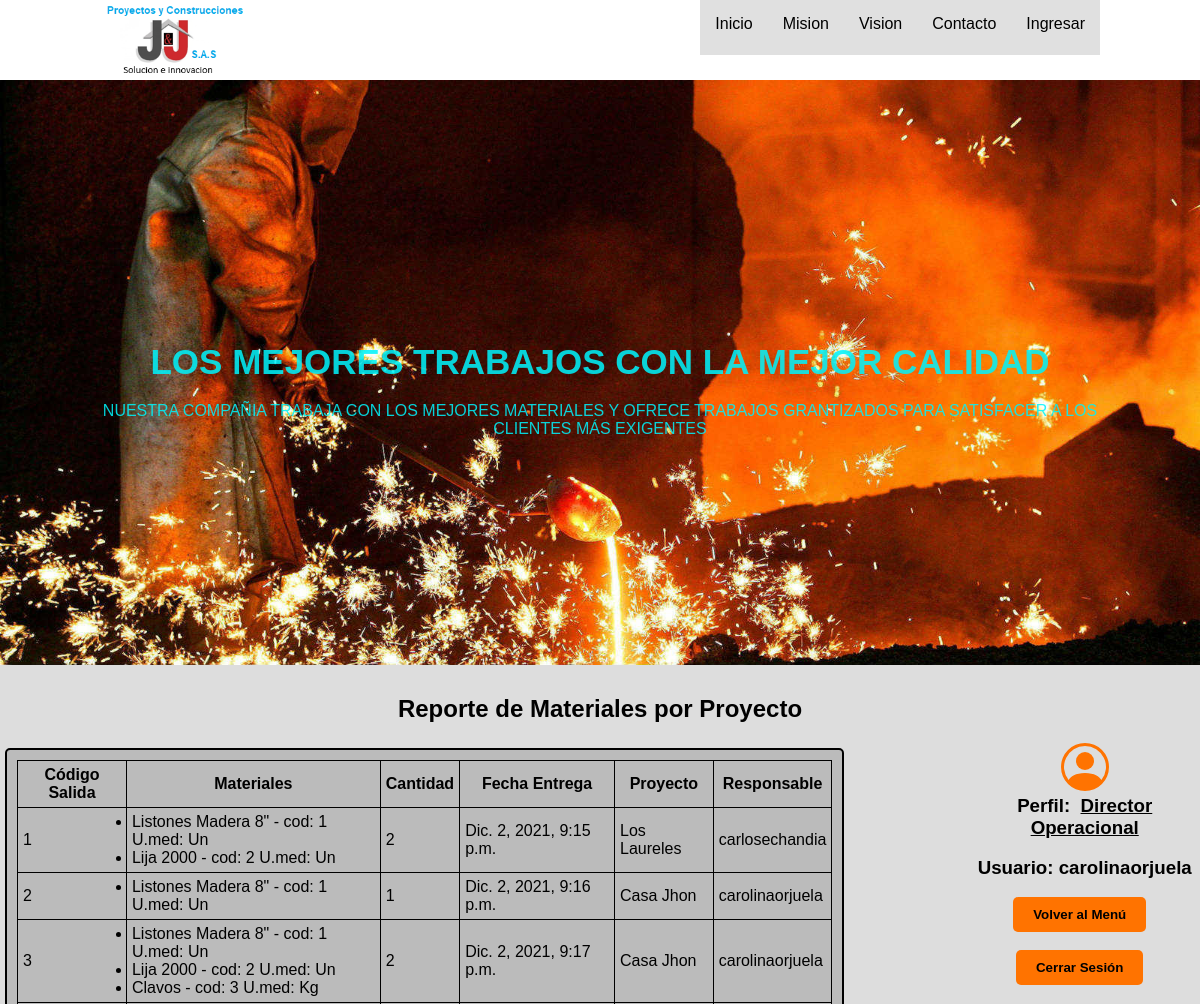
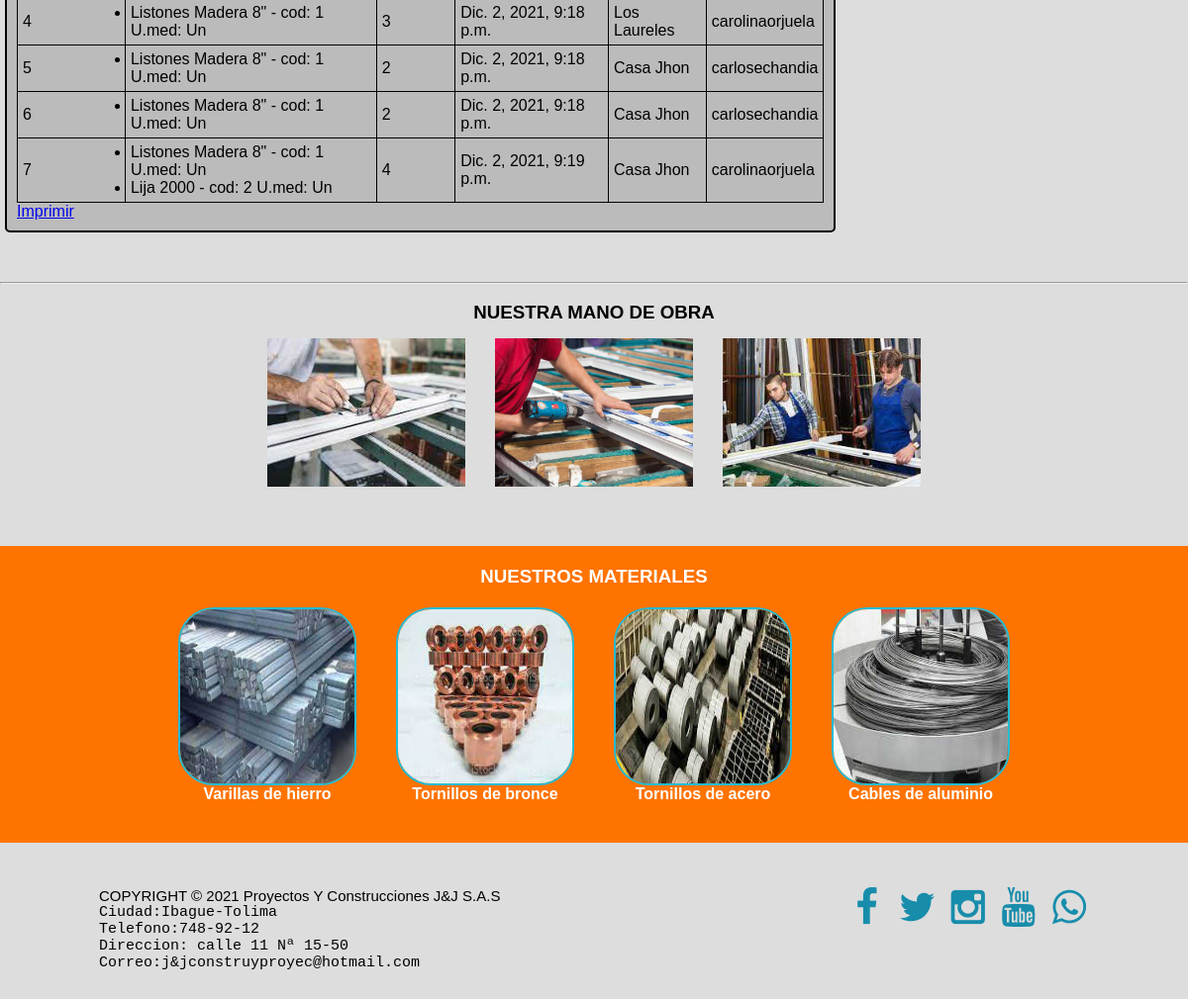
Screenshot of /operaciones/operativoreporteporproyecto (signed in) with the database file from the repository (2 pictures, top to bottom).
### operaciones/models.py (models this page shows)
class ordenes_salida_materiaprima (models.Model):
    codigo_orden_salida = models.AutoField(
        primary_key=True)  # llave primaria
    producto = ManyToManyField(Materia_prima)
    cantidad_entregada = models.PositiveIntegerField()
    fecha_entrega_materiaprima = models.DateTimeField(auto_now_add=True)
    proyecto_destino = models.ForeignKey(
        Proyectos, null=False, on_delete=models.CASCADE)  # llave foranea
    empleado_responsable = models.ForeignKey(
        CustomUser, null=False, on_delete=models.CASCADE)  # llave foranea
    def material(self):
        return ', '.join([Materia_prima.nombre_producto for Materia_prima in self.producto.all()])
    material.short_description = "Materia_prima"

class Materia_prima (models.Model):
    codigo_producto = models.AutoField(primary_key=True)  # llave primaria
    nombre_producto = models.CharField(max_length=100)
    fecha_ingreso_materiaprima = models.DateTimeField(auto_now_add=True)
    unidades = [
        ("Un", "Unidad"), ("Lb", "Libras"), ("Kg", "Kilogramos"),
        ("In", "Pulgadas"), ("Cm", "Centimetros"), ("Mt", "Metros"),
        ("Pi", "Pies"), ("M2", "Metros Cuadrados"), ("M3", "Metros Cubicos"),
        ("Lt", "Litros"), ("Ml", "Mililitros"), ("Gl", "Galones"),
        ("1/16", "1/16 de Galón"), ("1/8", "1/8 de Galón"),
        ("1/4", "1/4 de Galón"), ("1/2", "1/2 Galón"),
    ]
    unidad_de_medida = models.CharField(
        max_length=15, choices=unidades, default="Un")
    precio_unitario = models.PositiveIntegerField()
    marca = models.CharField(max_length=100, null=True)
    Proveedores_cod_proveedor = ManyToManyField(Proveedores)
    def Proveedor(self):
        return ', '.join([Proveedores.nombre_proveedor for Proveedores in self.Proveedores_cod_proveedor.all()])
    Proveedor.short_description = "Proveedores"
    def __str__(self):
        return f"{self.nombre_producto} - cod: {self.codigo_producto} U.med: {self.unidad_de_medida}"

class Proyectos (models.Model):
    codigo_proyecto = models.AutoField(primary_key=True)  # llave primaria
    nombre_proyecto = models.CharField(max_length=100)
    direccion_proyecto = models.CharField(max_length=100)
    descripcion_proyecto = models.TextField()
    estado = [
        ("Act", "Activo"),
        ("Ter", "Terminado"),
        ("Na", "No Asignado"),
    ]
    estado_proyecto = models.CharField(
        max_length=12, choices=estado, default="Na")
    empleado_responsable = models.ForeignKey(
        CustomUser, null=False, on_delete=models.CASCADE)  # llave foranea
    def __str__(self):
        return f"{self.nombre_proyecto}"

class CustomUser(AbstractUser):
    identificacion = models.PositiveBigIntegerField(
        default="0000000000")
    cargos = [
        ("Gerente General", "Director General"),
        ("Director Operacional", "Director Operacional"),
        ("Almacenista", "Almacenista"),
        ("Contratista", "Contratista")
    ]
    cargo_empleado = models.CharField(
        max_length=50, choices=cargos, default="Contratista")
    telefono_empleado = models.PositiveBigIntegerField(default="0000000000")
    correo_empleado = models.EmailField(default="ejemplo@ejemplo.com")

### operaciones/views.py (the view)
# urls.py: path("operativoreporteporproyecto", views.operativoreporteporproyecto,
@login_required(login_url="/inventarios/ingresar")
def operativoreporteporproyecto(request):
    materiales_entregados = ordenes_salida_materiaprima.objects.all()
    return render(request, "operaciones/operativoreporteporproyecto.html", {
        "materiales_entregados": materiales_entregados
    })

### operaciones/templates/operaciones/operativoreporteporproyecto.html (shortened to what this page needs)
{% extends "inventarios/layout.html" %}
{% block main %}
      <div class="centering">
            <h2>Reporte de Materiales por Proyecto</h2>
      </div>
      <section id="bflex">
            <br>
            <div class="floatLeftTabla">
                  <table>
                        <tr>
                              <th><h4>Código Salida</h4></th>
                              <th><h4>Materiales</h4></th>
                              <th><h4>Cantidad</h4></th>
                              <th><h4>Fecha Entrega</h4></th>
                              <th><h4>Proyecto</h4></th>
                              <th><h4>Responsable</h4></th>
                        </tr>
                        {% for producto in materiales_entregados %}
                                <tr>
                                    <td><p>{{ producto.codigo_orden_salida }}</p></td>
                                    <td>
                                            <ul>
                                                {% for producto in producto.producto.all %}
                                                        <li>{{ producto }}</li>
                                                {% endfor %}
                                            </ul>
                                    </td>
                                    <td><p>{{ producto.cantidad_entregada }}</p></td>
                                    <td><p>{{ producto.fecha_entrega_materiaprima }}</p></td>
                                    <td><p>{{ producto.proyecto_destino }}</p></td>
                                    <td><p>{{ producto.empleado_responsable }}</p></td>
                                </tr>
                        {% endfor %}
                  </table>
                    <a href="#">Imprimir</a>
            </div>
            <div class="floatRight">
                  <h3>Perfil:&nbsp;&nbsp;<u>{{ user.cargo_empleado }}</u></h3>
                  <br>
                  {% if user.is_authenticated %}
                        <h3>Usuario: {{ user.username }}</h3>
                  {% endif %}
                  <br>
                  <div class="centering logout">
                        <form action="{% url 'operaciones:redireccionoperativo' %}" method="post">
                              <input autofocus type="submit" Value="Volver al Menú" class="logout" title="Volver al Menú {{ user.cargo_empleado }}">
                        </form>
                  </div>
                  <br>
                  <div class="centering logout">
                        <form action="{% url 'inventarios:salir' %}" method="post">
                              <input type="submit" value="Cerrar Sesión" class="logout" title="Cerrar Sesión {{ user.cargo_empleado }}">
                        </form>
                  </div>
            </div>
            <br><br>
      </section>
{% endblock %}

### inventarios/static/inventarios/styles.css (style rules this page uses)
* { margin: 0; padding: 0; box-sizing: border-box; }
body { font-family: "Franklin Gothic Medium", "Arial Narrow", Arial, sans-serif; background-color: #ddd; }
section { width: 100%; margin-bottom: 45px; text-align: center; top: -30px; }
h2 { margin-bottom: 20px; }
#bflex { text-align: center; width: 100%; display: flex; right: 0%; }
.floatRight { float: right; margin: 0 0 0 10%; }
.floatLeftTabla { float: left; margin-left: 30px; border: 2px solid black; text-align: left; padding: 10px; margin: 5px; border-radius: 5px; background-color: #bbb; display: block; }
#bien h3, h4 { text-align: center; }
.centering { width: 100%; height: auto; display: flex; justify-content: center; text-align: center; }
.LoginForm input[type="submit"], .centering input[type="submit"] { transition: O.3s; margin-right: 10px; border: none; background-color: rgb(255, 115, 0); color: var(--white); padding: 10px 20px; font-weight: bold; border-radius: 5px; }
table, th, td { border:1px solid black; border-collapse: collapse; padding: 5px; }

### rows the page displays
ordenes_salida_materiaprima: codigo_orden_salida "1", cantidad_entregada "2", fecha_entrega_materiaprima "Dic. 2, 2021, 9:15 p.m.", proyecto_destino "Los Laureles", empleado_responsable "carlosechandia"
Materia_prima: nombre_producto+codigo_producto+unidad_de_medida "Listones Madera 8\" - cod: 1 U.med: Un"
Materia_prima: nombre_producto+codigo_producto+unidad_de_medida "Lija 2000 - cod: 2 U.med: Un"
ordenes_salida_materiaprima: codigo_orden_salida "2", cantidad_entregada "1", fecha_entrega_materiaprima "Dic. 2, 2021, 9:16 p.m.", proyecto_destino "Casa Jhon", empleado_responsable "carolinaorjuela"
ordenes_salida_materiaprima: codigo_orden_salida "3", cantidad_entregada "2", fecha_entrega_materiaprima "Dic. 2, 2021, 9:17 p.m.", proyecto_destino "Casa Jhon", empleado_responsable "carolinaorjuela"
Materia_prima: nombre_producto+codigo_producto+unidad_de_medida "Clavos - cod: 3 U.med: Kg"
ordenes_salida_materiaprima: codigo_orden_salida "4", cantidad_entregada "3", fecha_entrega_materiaprima "Dic. 2, 2021, 9:18 p.m.", proyecto_destino "Los Laureles", empleado_responsable "carolinaorjuela"
ordenes_salida_materiaprima: codigo_orden_salida "5", cantidad_entregada "2", fecha_entrega_materiaprima "Dic. 2, 2021, 9:18 p.m.", proyecto_destino "Casa Jhon", empleado_responsable "carlosechandia"
ordenes_salida_materiaprima: codigo_orden_salida "6", cantidad_entregada "2", fecha_entrega_materiaprima "Dic. 2, 2021, 9:18 p.m.", proyecto_destino "Casa Jhon", empleado_responsable "carlosechandia"
ordenes_salida_materiaprima: codigo_orden_salida "7", cantidad_entregada "4", fecha_entrega_materiaprima "Dic. 2, 2021, 9:19 p.m.", proyecto_destino "Casa Jhon", empleado_responsable "carolinaorjuela"
CustomUser: cargo_empleado "Director Operacional", username "carolinaorjuela"
